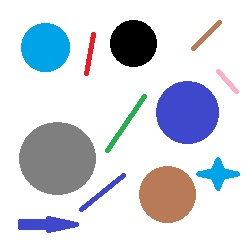
#> input picture 03-Binary Image Processing/images/blob.jpg, 248 x 242 px
$ jupyter execute 15-Blob-Detection.ipynb
#> lines starting #> are read from the running program, lines starting #| are printed output that depends on the picture; long printed decimals are rounded
## 1- Importing Libraries

[cell 1]
import cv2
import numpy as np
import matplotlib.pyplot as plt

## 2- Simple Blob Detector

[cell 2]
image = cv2.imread("images/blob.jpg")
#> image is the input picture: shape (242, 248, 3); mean B, G, R 223.4, 214.1, 209.9

# Setup SimpleBlobDetector parameters.
params = cv2.SimpleBlobDetector_Params()

detector = cv2.SimpleBlobDetector_create(params)

# Detect blobs.
keypoints = detector.detect(image)
#> keypoints = 5 keypoints; (x, y, size): (57, 158, 75.4), (187, 112, 63.9), (167, 194, 58), (45, 47, 50), (133, 43, 48.1)

# Draw detected blobs as red circles.
# cv2.DRAW_MATCHES_FLAGS_DRAW_RICH_KEYPOINTS ensures
# the size of the circle corresponds to the size of blob

result1 = cv2.drawKeypoints(image, keypoints, np.array([]), (0,0,255))
result2 = cv2.drawKeypoints(image, keypoints, np.array([]), (0,0,255), cv2.DRAW_MATCHES_FLAGS_DRAW_RICH_KEYPOINTS)
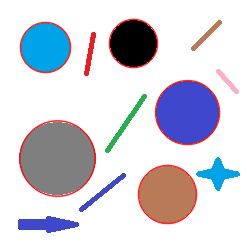
#> result2: shape (242, 248, 3); mean B, G, R 219.1, 209.9, 210.7


plt.figure(figsize=[15,15])

plt.subplot(131);plt.imshow(image[...,::-1]);plt.title("image")
plt.subplot(132);plt.imshow(result1[...,::-1]);plt.title("result1")
plt.subplot(133);plt.imshow(result2[...,::-1]);plt.title("result1")
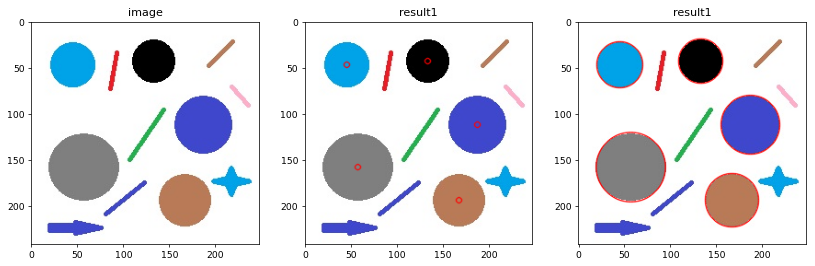
#> figure drawn by matplotlib, 3 panels

[cell 3]
for k in keypoints:
    print("point:", k.pt)
    print("point:", k.size)
#> this loop made 5 passes
#| point: (133.019, 43.019)
#| point: 48.077
#| point: (187.047, 112.047)
#| point: 63.915
#| point: (57.012, 158.042)
#| point: 75.377
#| point: (45.025, 47.025)
#| point: 50.042
#| point: (167.024, 194.021)
#| point: 57.991

## 3- Filtering with Area

[cell 4]
image = cv2.imread("images/blob_size.jpg")
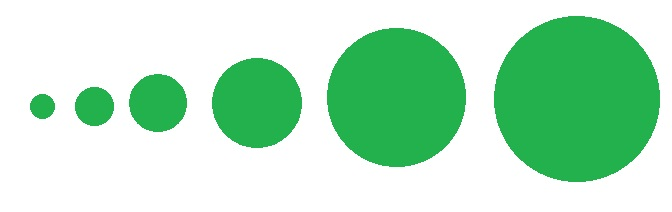
#> input picture 03-Binary Image Processing/images/blob_size.jpg, 672 x 212 px
#> image is the input picture: shape (212, 672, 3); mean B, G, R 195.6, 228.7, 181.5

# Setup SimpleBlobDetector parameters.
params = cv2.SimpleBlobDetector_Params()

# Filter by Area.
params.filterByArea = True
params.minArea = 5000
params.maxArea = 20000

detector = cv2.SimpleBlobDetector_create(params)

# Detect blobs.
keypoints = detector.detect(image)
#> keypoints = 2 keypoints; (x, y, size): (396, 97, 140), (257, 103, 90.8)

# Draw detected blobs as red circles.
# cv2.DRAW_MATCHES_FLAGS_DRAW_RICH_KEYPOINTS ensures
# the size of the circle corresponds to the size of blob

result = cv2.drawKeypoints(image, keypoints, np.array([]), (0,0,255), cv2.DRAW_MATCHES_FLAGS_DRAW_RICH_KEYPOINTS)

plt.figure(figsize=[14,8])
plt.imshow(result[...,::-1])
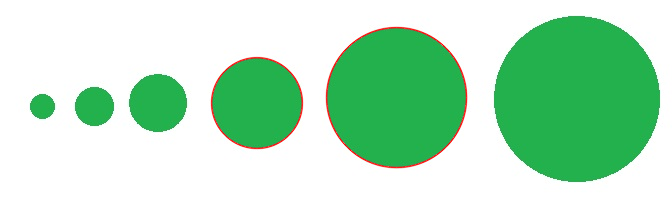
#> shown: shape (212, 672, 3); mean R, G, B 181.9, 227.2, 194.2

## 4- Filtering with Circularity

[cell 5]
image = cv2.imread("images/blob_Circularity.jpg")
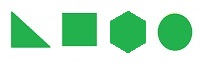
#> input picture 03-Binary Image Processing/images/blob_Circularity.jpg, 202 x 64 px
#> image is the input picture: shape (64, 202, 3); mean B, G, R 197.9, 228.9, 184.7

# Setup SimpleBlobDetector parameters.
params = cv2.SimpleBlobDetector_Params()

# Filter by Circularity
params.filterByCircularity = True
params.minCircularity = 0.84

detector = cv2.SimpleBlobDetector_create(params)

# Detect blobs.
keypoints = detector.detect(image)
#> keypoints = 2 keypoints; (x, y, size): (128, 32, 39.2), (175, 32, 36.6)

# Draw detected blobs as red circles.
# cv2.DRAW_MATCHES_FLAGS_DRAW_RICH_KEYPOINTS ensures
# the size of the circle corresponds to the size of blob

result = cv2.drawKeypoints(image, keypoints, np.array([]), (0,0,255), cv2.DRAW_MATCHES_FLAGS_DRAW_RICH_KEYPOINTS)
#> result: shape (64, 202, 3)

plt.imshow(result[...,::-1])

## 5- Filtering with Convexity

[cell 6]
image = cv2.imread("images/blob_convexity.jpg")
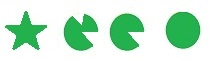
#> input picture 03-Binary Image Processing/images/blob_convexity.jpg, 209 x 60 px
#> image is the input picture: shape (60, 209, 3); mean B, G, R 205.4, 231.9, 194.2

# Setup SimpleBlobDetector parameters.
params = cv2.SimpleBlobDetector_Params()

# Filter by Convexity
params.filterByConvexity = True
params.minConvexity = 0.85

detector = cv2.SimpleBlobDetector_create(params)


# Detect blobs.
keypoints = detector.detect(image)
#> keypoints = 2 keypoints; (x, y, size): (183, 30, 36.5), (125, 31, 35.6)

# Draw detected blobs as red circles.
# cv2.DRAW_MATCHES_FLAGS_DRAW_RICH_KEYPOINTS ensures
# the size of the circle corresponds to the size of blob

result = cv2.drawKeypoints(image, keypoints, np.array([]), (0,0,255), cv2.DRAW_MATCHES_FLAGS_DRAW_RICH_KEYPOINTS)
#> result: shape (60, 209, 3)

plt.imshow(result[...,::-1])

## 6- Filtering with Inertia

[cell 7]
image = cv2.imread("images/blob_inertia.jpg")
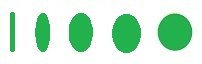
#> input picture 03-Binary Image Processing/images/blob_inertia.jpg, 202 x 64 px
#> image is the input picture: shape (64, 202, 3); mean B, G, R 208.4, 233.7, 197.9

# Setup SimpleBlobDetector parameters.
params = cv2.SimpleBlobDetector_Params()

# Filter by Inertia
params.filterByInertia = True
params.minInertiaRatio = 0.3
params.maxInertiaRatio = 0.7

detector = cv2.SimpleBlobDetector_create(params)


# Detect blobs.
keypoints = detector.detect(image)
#> keypoints = 2 keypoints; (x, y, size): (126, 33, 34), (80, 32, 31.7)

# Draw detected blobs as red circles.
# cv2.DRAW_MATCHES_FLAGS_DRAW_RICH_KEYPOINTS ensures
# the size of the circle corresponds to the size of blob

result = cv2.drawKeypoints(image, keypoints, np.array([]), (0,0,255), cv2.DRAW_MATCHES_FLAGS_DRAW_RICH_KEYPOINTS)
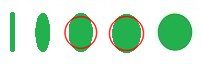
#> result: shape (64, 202, 3); mean B, G, R 205, 229.4, 199.7

plt.imshow(result[...,::-1])

## 7- Filtering with Treshold

[cell 8]
image = cv2.imread("images/blob_Threshold.jpg")
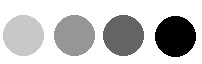
#> input picture 03-Binary Image Processing/images/blob_Threshold.jpg, 202 x 64 px
#> image is the input picture: shape (64, 202, 3); min 0, max 255, mean 197

# Setup SimpleBlobDetector parameters.
params = cv2.SimpleBlobDetector_Params()

# Change thresholds
params.maxThreshold = 150

detector = cv2.SimpleBlobDetector_create(params)


# Detect blobs.
keypoints = detector.detect(image)
#> keypoints = 2 keypoints; (x, y, size): (175, 36, 42), (123, 35, 42)

# Draw detected blobs as red circles.
# cv2.DRAW_MATCHES_FLAGS_DRAW_RICH_KEYPOINTS ensures
# the size of the circle corresponds to the size of blob

result = cv2.drawKeypoints(image, keypoints, np.array([]), (0,0,255), cv2.DRAW_MATCHES_FLAGS_DRAW_RICH_KEYPOINTS)
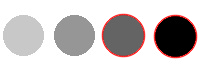
#> result: shape (64, 202, 3); mean B, G, R 191.3, 191.3, 197.7

plt.imshow(result[...,::-1])
